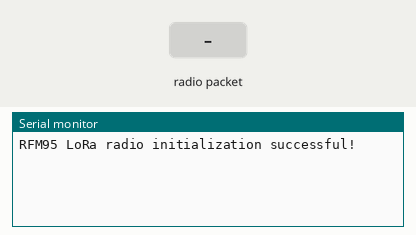
Recording of a sketch running on a simulated Arduino Uno, built with avr-gcc and run on an emulated ATmega328P. On the bench: the last lines printed to the serial monitor. Inputs (shaded band) come from the test bench. No radio packets arrive unless stated.

Above: at 1.2 s.
1.3 s: radio packet "1" arrives
At 2.4 s:
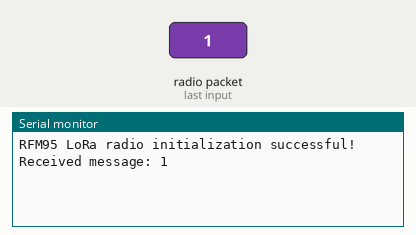
2.8 s: radio packet "0" arrives
At 3.6 s:
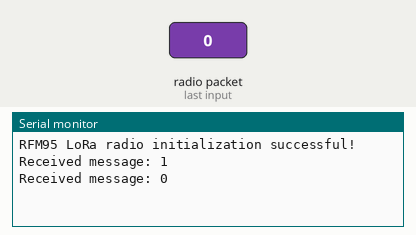
4.3 s: radio packet "2" arrives
At 4.7 s:
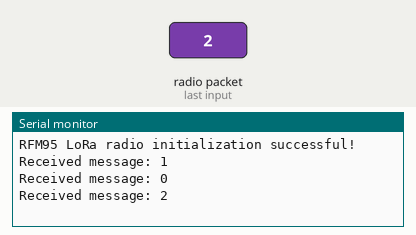

Measured:
- after the input at 1.3 s, the serial monitor: prints a new line at once (image 1)
- after the input at 2.8 s, the serial monitor: prints a new line at once (image 2)
- after the input at 4.3 s, the serial monitor: prints a new line at once (image 3)

The sketch:

Arduino_Receiver.ino
```cpp
#include <SPI.h>
#include <RH_RF95.h>

#define RFM95_CS 8
#define RFM95_RST 4
#define RFM95_INT 3

RH_RF95 rf95(RFM95_CS, RFM95_INT);

void setup() {
  Serial.begin(9600);
  while (!Serial);

  pinMode(RFM95_RST, OUTPUT);
  digitalWrite(RFM95_RST, HIGH);

  if (!rf95.init()) {
    Serial.println("RFM95 LoRa radio initialization failed!");
    while (1);
  }
  Serial.println("RFM95 LoRa radio initialization successful!");

  rf95.setTxPower(23, false);  // Set the transmitter power to 23dBm (optional)
}

void loop() {
  if (rf95.available()) {
    uint8_t buf[RH_RF95_MAX_MESSAGE_LEN];
    uint8_t len = sizeof(buf);
    if (rf95.recv(buf, &len)) {
      Serial.print("Received message: ");
      Serial.println((char*)buf);
    }
  }
}
```
